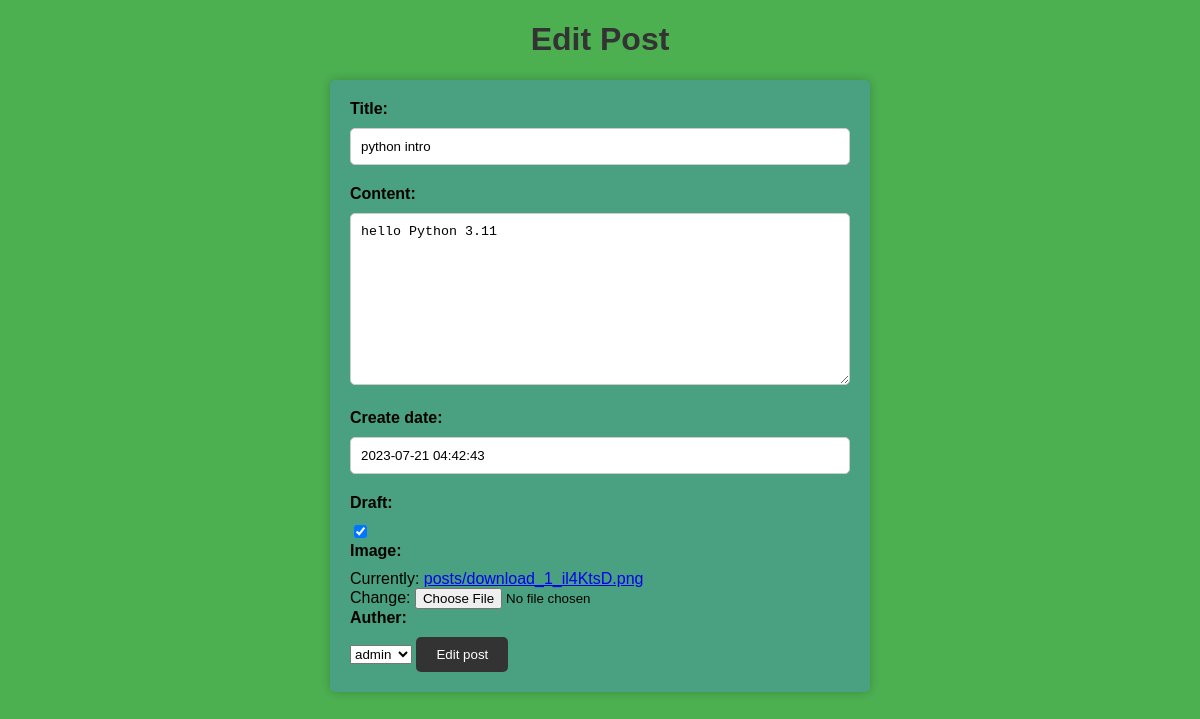
/18/edit, run on an earlier commit of the app's database.
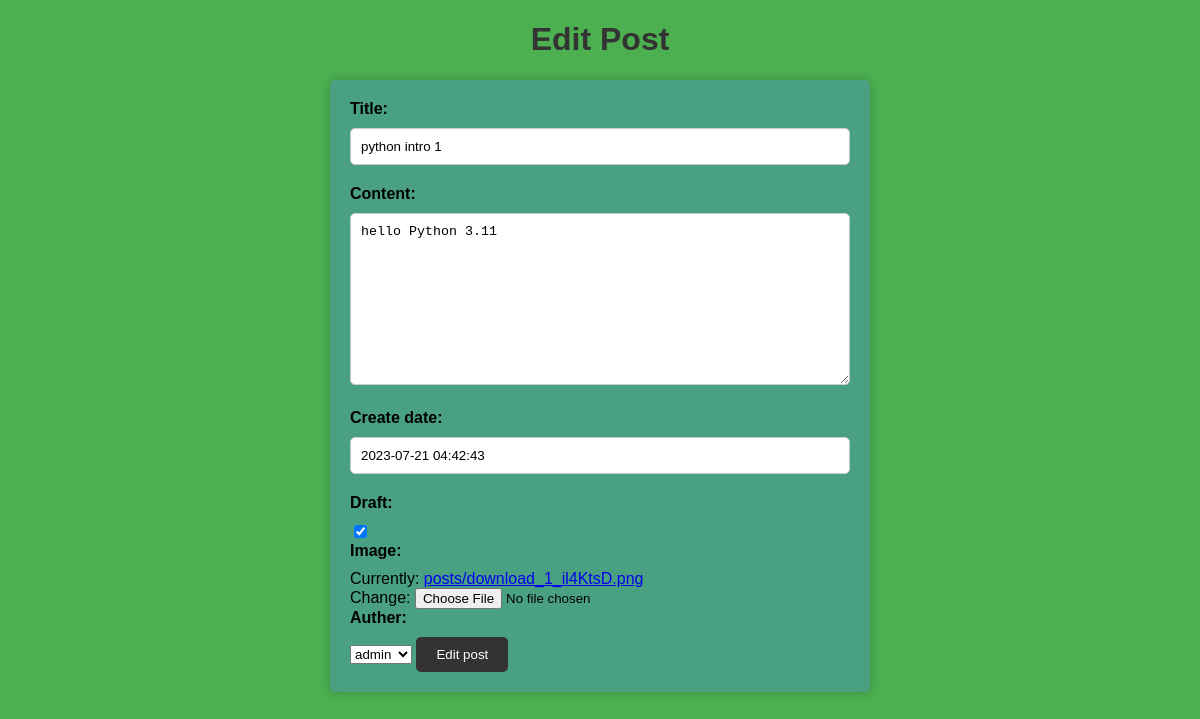
And on a later commit of the database.
### blog/models.py (models this page shows, shortened)
class Post(models.Model):
    title = models.CharField(max_length=100)
    content = models.TextField(max_length=30000)
    create_date = models.DateTimeField(default=timezone.now)
    draft = models.BooleanField(default=True)
    tags = TaggableManager()
    image = models.ImageField(upload_to='posts')
    auther = models.ForeignKey(User , on_delete=models.SET_NULL, null=True)

### blog/views.py (the view)
# urls.py: path('<int:pk>/edit', PostUpdate.as_view() ) ,
class PostUpdate(UpdateView):
    model = Post
    fields = ['title','content', 'create_date', 'draft', 'tags', 'image', 'auther']
    success_url = '/'
    template_name = 'blog/edit_post.html'

### blog/templates/blog/edit_post.html (shortened to what this page needs)
<!DOCTYPE html>
<html>
<head>
</head>
<body>
    <h1>Edit Post</h1>
    <form method="post" enctype="multipart/form-data">
       {{form}}
        <input type="submit" value="Edit post">
    </form>
</body>
</html>

What changed in the data, as far as the page shows it:
changed Post "hello Python 3.11": title "python intro" → "python intro 1"
